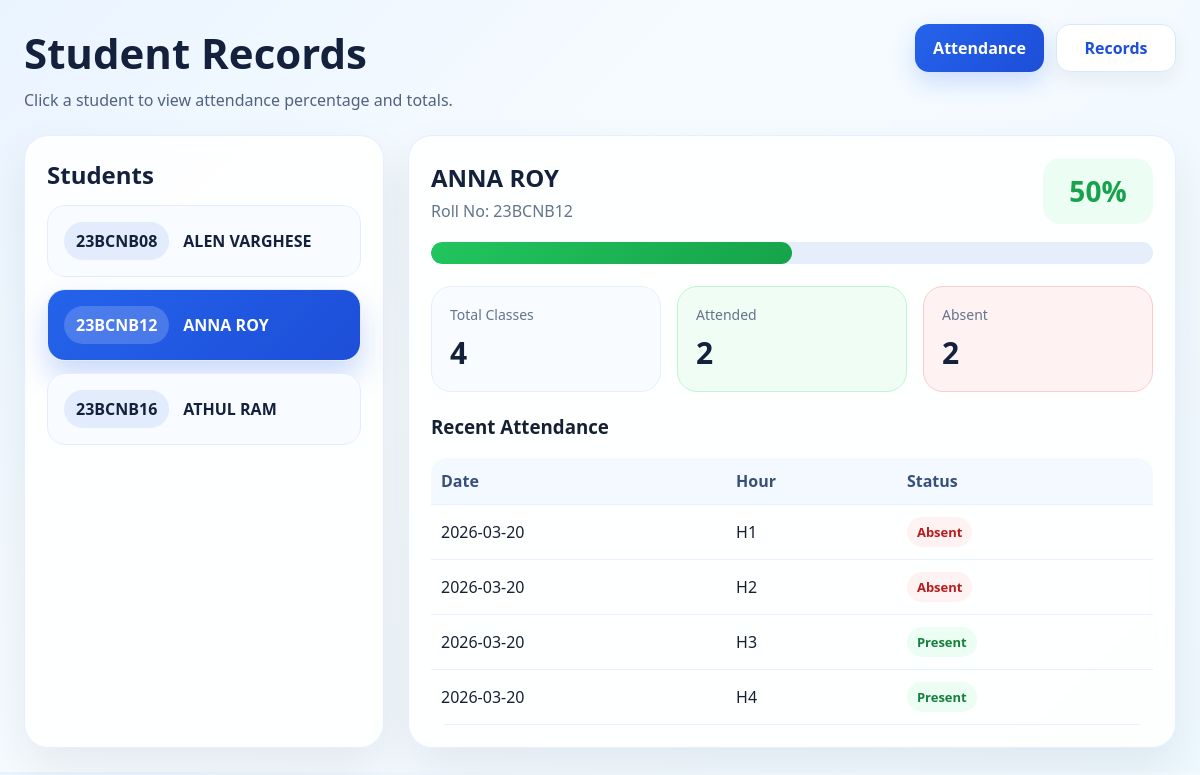
The app's page /records?student_id=3 with its own data.
### tables this page shows
CREATE TABLE students (
            id INTEGER PRIMARY KEY AUTOINCREMENT,
            roll_no TEXT UNIQUE NOT NULL,
            name TEXT NOT NULL
        );

CREATE TABLE attendance (
            id INTEGER PRIMARY KEY AUTOINCREMENT,
            student_id INTEGER NOT NULL,
            att_date TEXT NOT NULL,
            hour_no INTEGER NOT NULL,
            status TEXT NOT NULL CHECK(status IN ('Present', 'Absent')),
            UNIQUE(student_id, att_date, hour_no),
            FOREIGN KEY(student_id) REFERENCES students(id)
        );

### app/app.py (the view)
@app.route("/records")
def records():
    selected_student_id = request.args.get("student_id", type=int)
    conn = get_db()
    students = conn.execute("""
        SELECT
            s.id,
            s.roll_no,
            s.name,
            COALESCE(SUM(CASE WHEN a.status = 'Present' THEN 1 ELSE 0 END), 0) AS present_count,
            COALESCE(SUM(CASE WHEN a.status = 'Absent' THEN 1 ELSE 0 END), 0) AS absent_count,
            COUNT(a.id) AS total_count
        FROM students s
        LEFT JOIN attendance a ON a.student_id = s.id
        GROUP BY s.id, s.roll_no, s.name
        ORDER BY s.roll_no, s.name
    """).fetchall()
    if selected_student_id is None and students:
        selected_student_id = students[0]["id"]
    selected_student = None
    recent_rows = []
    if selected_student_id is not None:
        selected_student = conn.execute("""
            SELECT
                s.id,
                s.roll_no,
                s.name,
                COALESCE(SUM(CASE WHEN a.status = 'Present' THEN 1 ELSE 0 END), 0) AS present_count,
                COALESCE(SUM(CASE WHEN a.status = 'Absent' THEN 1 ELSE 0 END), 0) AS absent_count,
                COUNT(a.id) AS total_count
            FROM students s
            LEFT JOIN attendance a ON a.student_id = s.id
            WHERE s.id = ?
            GROUP BY s.id, s.roll_no, s.name
        """, (selected_student_id,)).fetchone()
        recent_rows = conn.execute("""
            SELECT att_date, hour_no, status
            FROM attendance
            WHERE student_id = ?
            ORDER BY att_date DESC, hour_no ASC
            LIMIT 40
        """, (selected_student_id,)).fetchall()
    conn.close()
    percentage = 0
    if selected_student and selected_student["total_count"] > 0:
        percentage = round(
            (selected_student["present_count"] / selected_student["total_count"]) * 100
        )
    return render_template(
        "records.html",
        students=students,
        selected_student=selected_student,
        recent_rows=recent_rows,
        percentage=percentage
    )

### app/app.py (called while the page is built)
def get_db():
    conn = sqlite3.connect(DB_NAME)
    conn.row_factory = sqlite3.Row
    return conn

### app/templates/records.html (shortened to what this page needs)
<!DOCTYPE html>
<html lang="en">
<head>
    <link rel="stylesheet" href="{{ url_for('static', filename='style.css') }}">
</head>
<body>
    <div class="page-shell">
        <header class="topbar">
            <div>
                <h1>Student Records</h1>
                <p class="subtitle">Click a student to view attendance percentage and totals.</p>
            </div>
            <nav class="top-actions">
                <a class="nav-link" href="{{ url_for('index') }}">Attendance</a>
                <a class="nav-link secondary" href="{{ url_for('records') }}">Records</a>
            </nav>
        </header>
        <section class="records-layout">
            <aside class="panel student-list-panel">
                <h2>Students</h2>
                {% if students %}
                    <div class="student-list">
                        {% for student in students %}
                            <a
                                href="{{ url_for('records', student_id=student['id']) }}"
                                class="student-item {% if selected_student and selected_student['id'] == student['id'] %}active-student{% endif %}"
                            >
                                <div class="student-roll">{{ student["roll_no"] }}</div>
                                <div class="student-name">{{ student["name"] }}</div>
                            </a>
                        {% endfor %}
                    </div>
                {% else %}
                    <div class="empty-state">
                        <p>No students found.</p>
                    </div>
                {% endif %}
            </aside>
            <main class="panel details-panel">
                {% if selected_student %}
                    <div class="detail-header">
                        <div>
                            <h2>{{ selected_student["name"] }}</h2>
                            <p class="muted-text">Roll No: {{ selected_student["roll_no"] }}</p>
                        </div>
                        <div class="percentage-badge">{{ percentage }}%</div>
                    </div>
                    <div class="progress-track">
                        <div class="progress-fill" data-percent="{{ percentage }}"></div>
                    </div>
                    <div class="stats-grid">
                        <div class="stat-card">
                            <span class="stat-label">Total Classes</span>
                            <span class="stat-value">{{ selected_student["total_count"] }}</span>
                        </div>
                        <div class="stat-card present-card">
                            <span class="stat-label">Attended</span>
                            <span class="stat-value">{{ selected_student["present_count"] }}</span>
                        </div>
                        <div class="stat-card absent-card">
                            <span class="stat-label">Absent</span>
                            <span class="stat-value">{{ selected_student["absent_count"] }}</span>
                        </div>
                    </div>
                    <div class="history-panel">
                        <h3>Recent Attendance</h3>
                        {% if recent_rows %}
                            <table class="mini-table">
                                <thead>
                                    <tr>
                                        <th>Date</th>
                                        <th>Hour</th>
                                        <th>Status</th>
                                    </tr>
                                </thead>
                                <tbody>
                                    {% for row in recent_rows %}
                                    <tr>
                                        <td>{{ row["att_date"] }}</td>
                                        <td>H{{ row["hour_no"] }}</td>
                                        <td>
                                            <span class="mini-status {% if row['status'] == 'Present' %}mini-present{% else %}mini-absent{% endif %}">
                                                {{ row["status"] }}
                                            </span>
                                        </td>
                                    </tr>
                                    {% endfor %}
                                </tbody>
                            </table>
                        {% else %}
                            <div class="empty-state">
                                <p>No attendance records for this student yet.</p>
                            </div>
                        {% endif %}
                    </div>
                {% else %}
                    <div class="empty-state">
                        <p>Select a student to view details.</p>
                    </div>
                {% endif %}
            </main>
        </section>
    </div>
</body>
</html>

### app/static/style.css (style rules this page uses)
* { box-sizing: border-box; }
body { margin: 0; font-family: "Segoe UI", Arial, sans-serif; background: linear-gradient(135deg, #eaf4ff 0%, #f6fbff 40%, #eef8ff 100%); color: #162033; }
.page-shell { max-width: 1350px; margin: 0 auto; padding: 24px; }
.topbar { display: flex; justify-content: space-between; align-items: flex-start; gap: 16px; margin-bottom: 24px; }
.topbar h1 { margin: 0 0 8px; font-size: 42px; font-weight: 800; color: #14213d; }
.subtitle { margin: 0; color: #50627f; font-size: 16px; }
.top-actions { display: flex; gap: 12px; flex-wrap: wrap; }
.nav-link { display: inline-flex; align-items: center; justify-content: center; min-width: 120px; padding: 12px 18px; border-radius: 14px; text-decoration: none; color: white; background: linear-gradient(135deg, #2563eb, #1d4ed8); box-shadow: 0 10px 24px rgba(37, 99, 235, 0.2); font-weight: 700; }
.nav-link.secondary { background: white; color: #1d4ed8; border: 1px solid #dbe7ff; box-shadow: 0 8px 20px rgba(15, 23, 42, 0.06); }
.panel { background: rgba(255, 255, 255, 0.88); border: 1px solid rgba(220, 232, 255, 0.7); backdrop-filter: blur(10px); border-radius: 24px; box-shadow: 0 20px 45px rgba(22, 32, 51, 0.08); padding: 22px; }
.form-card h2, .table-header h2, .student-list-panel h2, .details-panel h2 { margin-top: 0; margin-bottom: 14px; color: #14213d; }
.records-layout { display: grid; grid-template-columns: 360px 1fr; gap: 24px; }
.student-list { display: flex; flex-direction: column; gap: 12px; }
.student-item { display: flex; gap: 14px; align-items: center; text-decoration: none; padding: 16px; border-radius: 18px; background: #f8fbff; border: 1px solid #e4edff; color: #14213d; transition: transform 0.15s ease, box-shadow 0.15s ease, border-color 0.15s ease; }
.active-student { background: linear-gradient(135deg, #2563eb, #1d4ed8); color: white; box-shadow: 0 16px 30px rgba(37, 99, 235, 0.24); }
.student-roll { min-width: 82px; padding: 8px 12px; border-radius: 999px; background: rgba(37, 99, 235, 0.1); font-weight: 800; text-align: center; }
.active-student .student-roll { background: rgba(255, 255, 255, 0.18); color: white; }
.student-name { font-weight: 700; }
.detail-header { display: flex; justify-content: space-between; align-items: center; gap: 16px; margin-bottom: 18px; }
.detail-header h2 { margin-bottom: 6px; }
.muted-text { color: #64748b; margin: 0; }
.percentage-badge { min-width: 110px; text-align: center; font-size: 28px; font-weight: 800; color: #16a34a; background: #ecfdf3; border-radius: 18px; padding: 14px 16px; }
.progress-track { width: 100%; height: 22px; background: #e6eefc; border-radius: 999px; overflow: hidden; margin-bottom: 22px; }
.progress-fill { height: 100%; background: linear-gradient(135deg, #22c55e, #16a34a); border-radius: 999px; }
.stats-grid { display: grid; grid-template-columns: repeat(3, minmax(170px, 1fr)); gap: 16px; margin-bottom: 22px; }
.stat-card { padding: 18px; border-radius: 20px; background: #f8fbff; border: 1px solid #e6eefc; }
.present-card { background: #f0fdf4; border-color: #bbf7d0; }
.absent-card { background: #fef2f2; border-color: #fecaca; }
.stat-label { display: block; color: #64748b; margin-bottom: 8px; font-size: 14px; }
.stat-value { display: block; font-size: 30px; font-weight: 800; color: #14213d; }
.history-panel h3 { margin-top: 0; }
.mini-table { width: 100%; border-collapse: collapse; overflow: hidden; border-radius: 16px; }
.mini-table th, .mini-table td { padding: 12px 10px; border-bottom: 1px solid #e8f0ff; text-align: left; }
.mini-table th { background: #f4f8ff; color: #35507a; }
.mini-status { display: inline-block; padding: 6px 10px; border-radius: 999px; font-size: 13px; font-weight: 700; }
.mini-present { background: #ecfdf3; color: #15803d; }
.mini-absent { background: #fef2f2; color: #b91c1c; }

### records on screen
students: roll_no "23BCNB08", name "ALEN VARGHESE"
students: roll_no "23BCNB12", name "ANNA ROY"
students: roll_no "23BCNB16", name "ATHUL RAM"
attendance: att_date "2026-03-20", hour_no "1", status "Absent"
attendance: att_date "2026-03-20", hour_no "2", status "Absent"
attendance: att_date "2026-03-20", hour_no "3", status "Present"
attendance: att_date "2026-03-20", hour_no "4", status "Present"

### other values on screen
{{ percentage }} "50"
{{ selected_student["total_count"] }} "4"
{{ selected_student["present_count"] }} "2"
{{ selected_student["absent_count"] }} "2"
